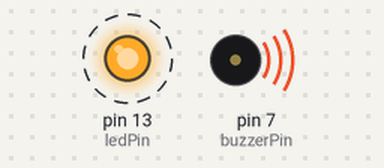
Recording of a sketch running on a simulated Arduino Uno, built with avr-gcc and run on an emulated ATmega328P. On the bench: output pins drawn as LEDs (lit = HIGH), buzzer (waves = sounding, pin HIGH). Dashed ring = blinking.

Above: at 0.15 s.
Timing chart, 0 to 3.0 s (numbered marks = the images above):
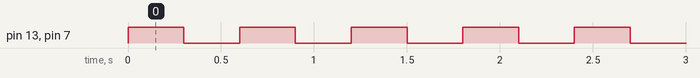

Measured:
- by itself, pin 13 (ledPin), pin 7 (buzzerPin): alternates HIGH for 0.30 s and LOW for 0.30 s

The sketch:

sketch_aug22c.ino
```cpp
// Active buzzer example

int buzzerPin = 7;
int ledPin = 13;
int delayTime = 300;

void setup() {
  pinMode(buzzerPin, OUTPUT);
  pinMode(ledPin, OUTPUT);
}

void loop() {
  // put your main code here, to run repeatedly:
  digitalWrite(buzzerPin, HIGH);
  digitalWrite(ledPin, HIGH);
  delay(delayTime);
  digitalWrite(buzzerPin, LOW);
  digitalWrite(ledPin, LOW);
  delay(delayTime);
}
```
